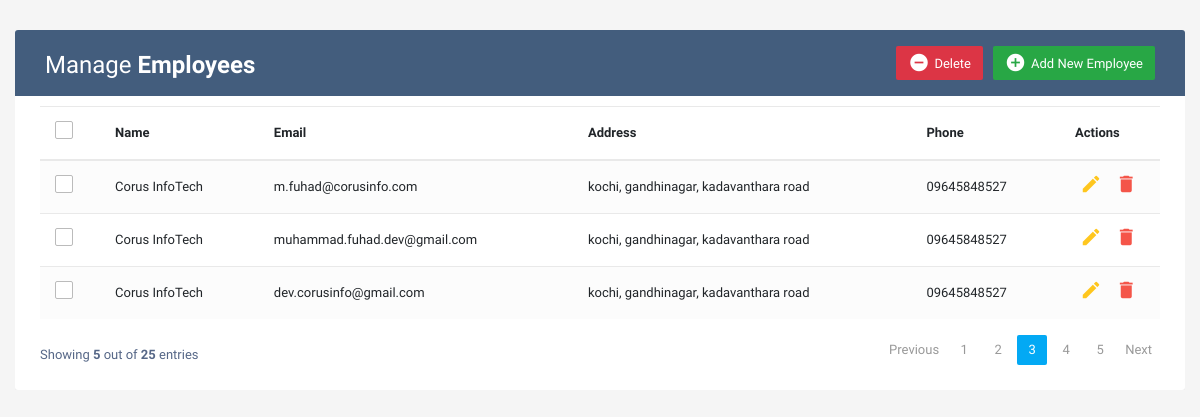
The page / on the database its author committed.
### demo_app/models.py (models this page shows, shortened)
class DemoModel(models.Model):
    name = models.CharField(max_length=100)
    email = models.EmailField(unique=True)
    address = models.TextField(blank=True, null=True)
    phone = models.CharField(max_length=15, blank=True, null=True)
    created_at = models.DateTimeField(auto_now_add=True)
    updated_at = models.DateTimeField(auto_now=True)

### demo_app/views.py (the view, shortened to what this page needs)
# urls.py: path('', views.index, name='index'),
@csrf_exempt
def index(request):
    data = DemoModel.objects.all()
    return render(request, 'index.html', {'data': data})

### demo_app/templates/index.html (shortened to what this page needs)
<!DOCTYPE html>
<html lang="en">
<head>
    <link rel="stylesheet" href="https://stackpath.bootstrapcdn.com/bootstrap/4.5.0/css/bootstrap.min.css">
    <link rel="stylesheet" href="https://maxcdn.bootstrapcdn.com/font-awesome/4.7.0/css/font-awesome.min.css">
</head>
<body>
    <div class="container-fluid">
        <div class="table-responsive">
            <div class="table-wrapper">
                <div class="table-title">
                    <div class="row">
                        <div class="col-sm-6">
                            <h2>Manage <b>Employees</b></h2>
                        </div>
                        <div class="col-sm-6">
                            <a href="#addEmployeeModal" class="btn btn-success" data-toggle="modal"><i
                                    class="material-icons">&#xE147;</i> <span>Add New Employee</span></a>
                            <a href="#deleteEmployeeModal" class="btn btn-danger" data-toggle="modal"><i
                                    class="material-icons">&#xE15C;</i> <span>Delete</span></a>
                        </div>
                    </div>
                </div>
                <table class="table table-striped table-hover">
                    <thead>
                        <tr>
                            <th>
                                <span class="custom-checkbox">
                                    <label for="selectAll"></label>
                                </span>
                            </th>
                            <th>Name</th>
                            <th>Email</th>
                            <th>Address</th>
                            <th>Phone</th>
                            <th>Actions</th>
                        </tr>
                    </thead>
                    <tbody>
                        {% for item in data %}
                        <tr>
                            <td>
                                <span class="custom-checkbox">
                                    <label for="checkbox1"></label>
                                </span>
                            </td>
                            <td>{{ item.name }}</td>
                            <td>{{ item.email }}</td>
                            <td>{{ item.address }}</td>
                            <td>{{ item.phone }}</td>
                            <td>
                                <a href="#editEmployeeModal" class="edit" data-toggle="modal"><i class="material-icons"
                                        data-toggle="tooltip" title="Edit">&#xE254;</i></a>
                                <a href="{% url 'delete_record' item.pk %}" class="delete" data-toggle="modal"><i
                                        class="material-icons" data-toggle="tooltip" title="Delete">&#xE872;</i></a>
                            </td>
                        </tr>
                        {% endfor %}
                    </tbody>
                </table>
                <div class="clearfix">
                    <div class="hint-text">Showing <b>5</b> out of <b>25</b> entries</div>
                    <ul class="pagination">
                        <li class="page-item disabled"><a href="#">Previous</a></li>
                        <li class="page-item"><a href="#" class="page-link">1</a></li>
                        <li class="page-item"><a href="#" class="page-link">2</a></li>
                        <li class="page-item active"><a href="#" class="page-link">3</a></li>
                        <li class="page-item"><a href="#" class="page-link">4</a></li>
                        <li class="page-item"><a href="#" class="page-link">5</a></li>
                        <li class="page-item"><a href="#" class="page-link">Next</a></li>
                    </ul>
                </div>
            </div>
        </div>
    </div>
</body>
</html>

### demo_app/templates/index.html (style rules this page uses)
body { color: #566787; background: #f5f5f5; font-family: 'Varela Round', sans-serif; font-size: 13px; }
.table-responsive { margin: 30px 0; }
.table-wrapper { background: #fff; padding: 20px 25px; border-radius: 3px; min-width: 1000px; box-shadow: 0 1px 1px rgba(0, 0, 0, .05); }
.table-title { padding-bottom: 15px; background: #435d7d; color: #fff; padding: 16px 30px; min-width: 100%; margin: -20px -25px 10px; border-radius: 3px 3px 0 0; }
.table-title h2 { margin: 5px 0 0; font-size: 24px; }
.table-title .btn { color: #fff; float: right; font-size: 13px; border: none; min-width: 50px; border-radius: 2px; border: none; outline: none !important; margin-left: 10px; }
.table-title .btn i { float: left; font-size: 21px; margin-right: 5px; }
.table-title .btn span { float: left; margin-top: 2px; }
table.table tr th, table.table tr td { border-color: #e9e9e9; padding: 12px 15px; vertical-align: middle; }
table.table tr th:first-child { width: 60px; }
table.table tr th:last-child { width: 100px; }
table.table-striped tbody tr:nth-of-type(odd) { background-color: #fcfcfc; }
table.table td:last-child i { opacity: 0.9; font-size: 22px; margin: 0 5px; }
table.table td a { font-weight: bold; color: #566787; display: inline-block; text-decoration: none; outline: none !important; }
table.table td a.edit { color: #FFC107; }
table.table td a.delete { color: #F44336; }
table.table td i { font-size: 19px; }
.pagination { float: right; margin: 0 0 5px; }
.pagination li a { border: none; font-size: 13px; min-width: 30px; min-height: 30px; color: #999; margin: 0 2px; line-height: 30px; border-radius: 2px !important; text-align: center; padding: 0 6px; }
.pagination li.active a, .pagination li.active a.page-link { background: #03A9F4; }
.hint-text { float: left; margin-top: 10px; font-size: 13px; }
.custom-checkbox { position: relative; }
.custom-checkbox label:before { width: 18px; height: 18px; }
.custom-checkbox label:before { content: ''; margin-right: 10px; display: inline-block; vertical-align: text-top; background: white; border: 1px solid #bbb; border-radius: 2px; box-sizing: border-box; z-index: 2; }

### rows shown on the page
DemoModel: name "Corus InfoTech", email "m.fuhad@corusinfo.com", address "kochi, gandhinagar, kadavanthara road", phone "09645848527"
DemoModel: name "Corus InfoTech", email "muhammad.fuhad.dev@gmail.com", address "kochi, gandhinagar, kadavanthara road", phone "09645848527"
DemoModel: name "Corus InfoTech", email "dev.corusinfo@gmail.com", address "kochi, gandhinagar, kadavanthara road", phone "09645848527"
